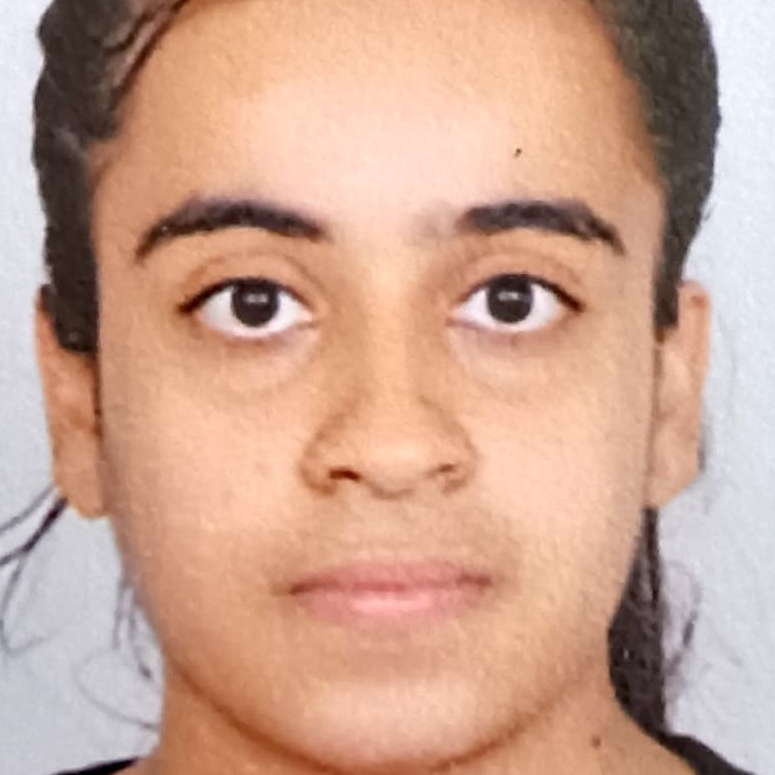
#> input picture Palak_1.jpg, 775 x 775 px
$ python -i face_recognition_app.py   (imports and definitions only)   (older library calls are emulated)
#> lines starting #> are read from the running program, lines starting #| are printed output that depends on the picture
"""
Face Recognition Attendance System
"""

import os
import cv2
import numpy as np
import pandas as pd
import tkinter as tk
from tkinter import ttk, messagebox, filedialog, simpledialog
import sqlite3
from datetime import datetime, timedelta
import json
from PIL import Image, ImageTk
import threading
import time
import shutil

class SimpleFaceRecognition:
    def __init__(self):
        # Initialize paths
        self.data_dir = "data"
        self.faces_dir = os.path.join(self.data_dir, "faces")
        self.db_path = os.path.join(self.data_dir, "attendance.db")

        # Create directories
        os.makedirs(self.faces_dir, exist_ok=True)
        os.makedirs(self.data_dir, exist_ok=True)

        # Initialize face detection
        self.face_cascade = cv2.CascadeClassifier(cv2.data.haarcascades + 'haarcascade_frontalface_default.xml')

        # Recognition parameters - improved for better accuracy
        self.recognition_threshold = 0.8  # Lower threshold for easier recognition
        self.min_face_size = (30, 30)

        # Known faces storage
        self.known_faces = {}  # {name: [face_encodings]}
        self.load_known_faces()

        # Initialize database
        self.init_database()

        # Camera
        self.camera = None
        self.is_recognizing = False

    def init_database(self):
        """Initialize SQLite database"""
        conn = sqlite3.connect(self.db_path)
        cursor = conn.cursor()
        cursor.execute('''
            CREATE TABLE IF NOT EXISTS attendance (
                id INTEGER PRIMARY KEY AUTOINCREMENT,
                name TEXT NOT NULL,
                timestamp DATETIME DEFAULT CURRENT_TIMESTAMP,
                confidence REAL
            )
        ''')
        conn.commit()
        conn.close()

    def extract_face_features(self, face_img):
        """Extract improved face features for better recognition accuracy"""
        try:
            # Resize to standard size
            face_img = cv2.resize(face_img, (128, 128))

            # Convert to grayscale
            gray = cv2.cvtColor(face_img, cv2.COLOR_BGR2GRAY) if len(face_img.shape) == 3 else face_img

            # Apply histogram equalization for better contrast
            gray = cv2.equalizeHist(gray)

            # Simple but effective feature extraction
            features = []

            # 1. Raw pixel values (normalized)
            resized_gray = cv2.resize(gray, (32, 32))
            features.extend(resized_gray.flatten() / 255.0)

            # 2. Histogram features
            hist = cv2.calcHist([gray], [0], None, [64], [0, 256])
            features.extend(hist.flatten() / np.sum(hist))

            # 3. Simple gradient features
            grad_x = cv2.Sobel(gray, cv2.CV_64F, 1, 0, ksize=3)
            grad_y = cv2.Sobel(gray, cv2.CV_64F, 0, 1, ksize=3)
            grad_mag = np.sqrt(grad_x**2 + grad_y**2)
            grad_hist = cv2.calcHist([grad_mag.astype(np.uint8)], [0], None, [32], [0, 256])
            features.extend(grad_hist.flatten() / (np.sum(grad_hist) + 1e-7))

            # Convert to numpy array and normalize
            features = np.array(features, dtype=np.float32)

            # Normalize the entire feature vector
            norm = np.linalg.norm(features)
            if norm > 0:
                features = features / norm

            return features

        except Exception as e:
            print(f"Error extracting features: {e}")
            return np.array([])


    # [31 lines left out: functions add_person, save_face_data, not called in this run]

    def load_known_faces(self):
        """Load known faces from disk"""
        face_data_path = os.path.join(self.data_dir, "face_data.json")
        if os.path.exists(face_data_path):
            try:
                with open(face_data_path, "r") as f:
                    face_data = json.load(f)

                # Check for compatibility - if feature sizes don't match, clear old data
                for name, encodings in face_data.items():
                    if encodings and len(encodings[0]) != 1120:  # Expected feature size
                        print(f"Feature size mismatch detected. Clearing old face data for compatibility.")
                        self.known_faces = {}
                        # Remove the old file
                        os.remove(face_data_path)
                        return

                # Load compatible data
                for name, encodings in face_data.items():
                    self.known_faces[name] = [np.array(encoding, dtype=np.float32) for encoding in encodings]

                print(f"Loaded {len(self.known_faces)} people from saved data")

            except Exception as e:
                print(f"Error loading face data: {e}")
                self.known_faces = {}
        else:
            print("No existing face data found")

    # [143 lines left out: functions recognize_face, detect_faces, log_attendance, get_attendance_records, export_attendance, not called in this run]


class FaceRecognitionGUI:
    # [418 lines left out: functions __init__, create_gui, log_status, add_person, import_images, start_recognition and 8 more, not called in this run]


# [2 lines not run here, left out]

>>> import cv2
>>> picture = cv2.imread('Palak_1.jpg')
#> picture is the input picture: shape (775, 775, 3); mean B, G, R 144.8, 163.5, 203.1
>>> result = SimpleFaceRecognition().extract_face_features(picture)
#> (reads face_data.json from the repository)
#> in extract_face_features, `face_img = cv2.resize(face_img, (128, 128))`:
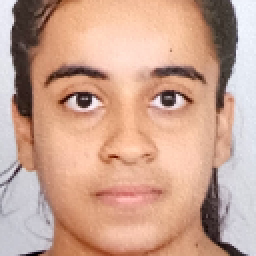
#> face_img: shape (128, 128, 3) (shown 2 times larger); mean of channels 0, 1, 2 144.7, 163.4, 203; drawn as B, G, R
#> in extract_face_features, `gray = cv2.cvtColor(face_img, cv2.COLOR_BGR2GRAY) if len(face_img.shap..`:
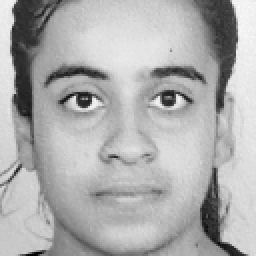
#> gray: shape (128, 128) (shown 2 times larger); min 1, max 250, mean 173.1
#> in extract_face_features, `gray = cv2.equalizeHist(gray)`:
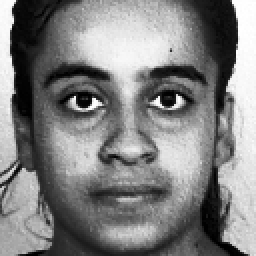
#> gray: shape (128, 128) (shown 2 times larger); min 0, max 255, mean 128.5
#> in extract_face_features, `resized_gray = cv2.resize(gray, (32, 32))`:
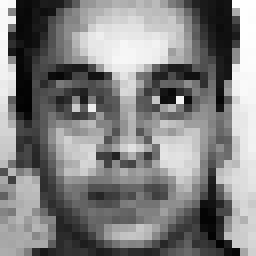
#> resized_gray: shape (32, 32) (shown 8 times larger); min 2, max 254, mean 128.8
#> in extract_face_features, `hist = cv2.calcHist([gray], [0], None, [64], [0, 256])`: hist = 64 values, max 453 at index 41, min 149 at index 35, mean 256
#> in extract_face_features, `grad_x = cv2.Sobel(gray, cv2.CV_64F, 1, 0, ksize=3)`:
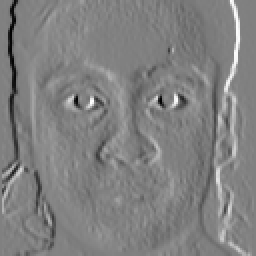
#> grad_x: shape (128, 128) float64 (shown 2 times larger); min -957, max 939, mean 2.4; drawn with min black and max white
#> in extract_face_features, `grad_y = cv2.Sobel(gray, cv2.CV_64F, 0, 1, ksize=3)`:
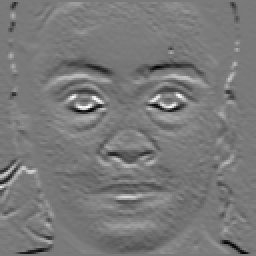
#> grad_y: shape (128, 128) float64 (shown 2 times larger); min -779, max 849, mean -3; drawn with min black and max white
#> in extract_face_features, `grad_mag = np.sqrt(grad_x**2 + grad_y**2)`:
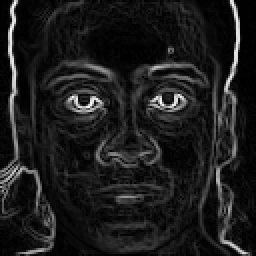
#> grad_mag: shape (128, 128) float64 (shown 2 times larger); min 0, max 1017.6, mean 115.1; drawn with min black and max white
#> in extract_face_features, `grad_hist = cv2.calcHist([grad_mag.astype(np.uint8)], [0], None, [32],..`: grad_hist = 32 values, max 1251 at index 1, min 106 at index 29, mean 512
#> in extract_face_features, `features = np.array(features, dtype=np.float32)`: features = 1120 values, max 0.996 at index 30, min 0.00647 at index 1117, mean 0.463
#> in extract_face_features, `norm = np.linalg.norm(features)`: norm = 18.51
#> in extract_face_features, `features = features / norm`: features = 1120 values, max 0.0538 at index 30, min 0.00035 at index 1117, mean 0.025
#> result has the same summary as features in extract_face_features
